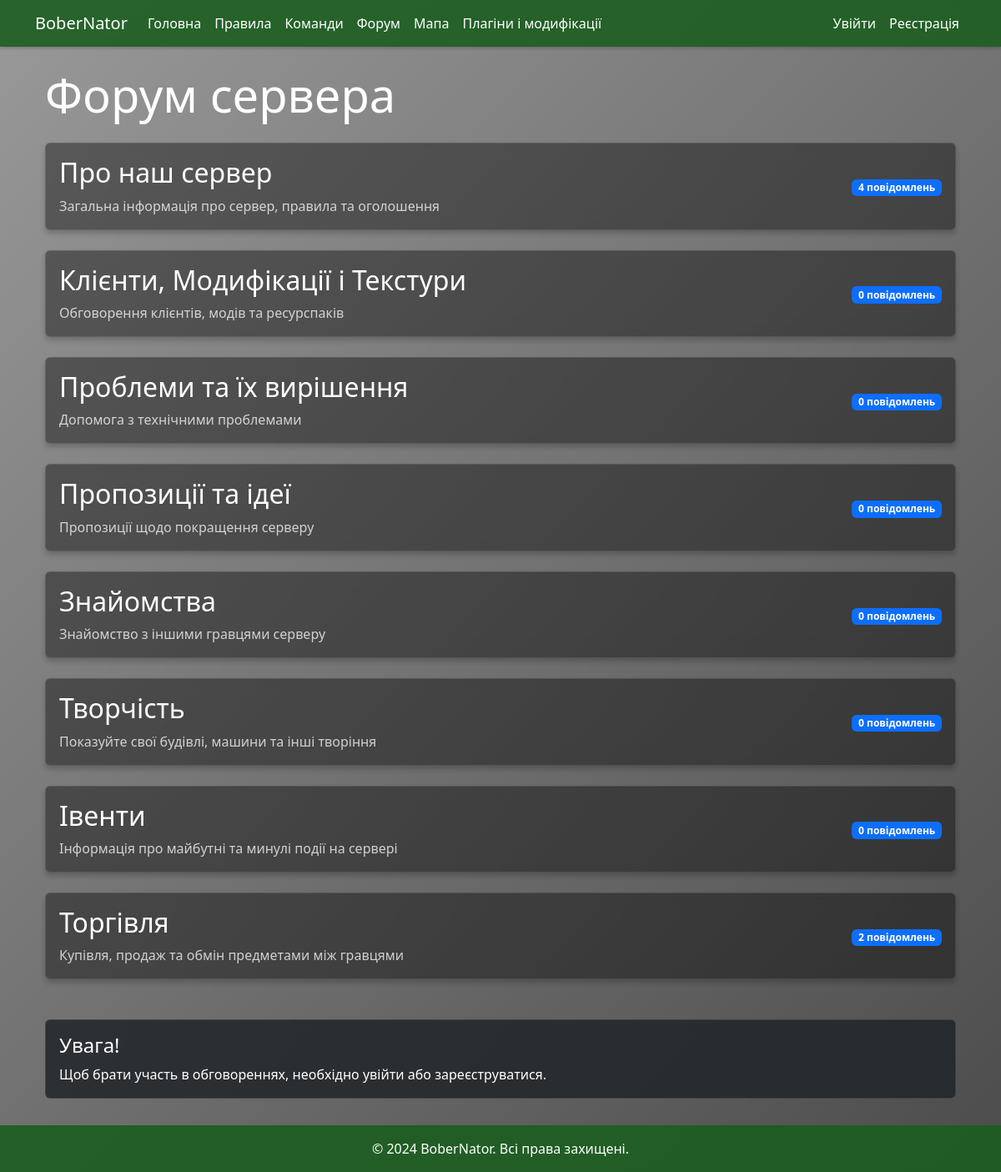
Page /forum on the committed database.
### app.py (models this page shows)
class ForumTopic(db.Model):
    id = db.Column(db.Integer, primary_key=True)
    title = db.Column(db.String(200), nullable=False)
    description = db.Column(db.Text, nullable=False)
    messages = db.relationship('ForumMessage', backref='topic', lazy=True)

### app.py (the view)
@app.route('/forum')
def forum():
    topics = ForumTopic.query.all()
    return render_template('forum.html', topics=topics)

### app.py (called while the page is built)
@app.before_request
def before_request():
    logger.info(f'Отримано запит: {request.method} {request.path}')

@app.after_request
def after_request(response):
    logger.info(f'Відповідь: {response.status}')
    return response

### templates/forum.html (shortened to what this page needs)
{% extends "base.html" %}
{% block content %}
<div class="container mt-4">
    <h1 class="display-4 mb-4 text-white">Форум сервера</h1>
    <div class="row">
        {% for topic in topics %}
        <div class="col-md-12 mb-4">
            <a href="{{ url_for('forum_topic', topic_id=topic.id) }}" class="topic-link">
                <div class="card bg-transparent topic-card">
                    <div class="card-body">
                        <div class="d-flex justify-content-between align-items-center">
                            <div>
                                <h2 class="card-title text-white">
                                    {{ topic.title }}
                                </h2>
                                <p class="card-text text-white opacity-75">{{ topic.description }}</p>
                            </div>
                            <div class="text-end">
                                <span class="badge bg-primary">
                                    {{ topic.messages|length }} повідомлень
                                </span>
                            </div>
                        </div>
                    </div>
                </div>
            </a>
        </div>
        {% endfor %}
    </div>
    {% if not current_user.is_authenticated %}
    <div class="alert alert-info mt-4">
        <h4 class="alert-heading">Увага!</h4>
        <p class="mb-0">Щоб брати участь в обговореннях, необхідно <a href="{{ url_for('login') }}">увійти</a> або <a href="{{ url_for('register') }}">зареєструватися</a>.</p>
    </div>
    {% endif %}
</div>
{% endblock %}

### templates/base.html (shortened to what this page needs)
<!DOCTYPE html>
<html lang="uk">
<head>
    <link href="https://cdn.jsdelivr.net/npm/bootstrap@5.3.2/dist/css/bootstrap.min.css" rel="stylesheet">
    <link rel="stylesheet" href="https://cdnjs.cloudflare.com/ajax/libs/animate.css/4.1.1/animate.min.css">
    <link rel="stylesheet" href="https://cdnjs.cloudflare.com/ajax/libs/font-awesome/6.5.1/css/all.min.css">
</head>
<body>
    <nav class="navbar navbar-expand-lg navbar-dark mb-4">
        <div class="container">
            <a class="navbar-brand" href="/">BoberNator</a>
            <div class="collapse navbar-collapse" id="navbarNav">
                <ul class="navbar-nav me-auto">
                    <li class="nav-item">
                        <a class="nav-link" href="/">Головна</a>
                    </li>
                    <li class="nav-item">
                        <a class="nav-link" href="/rules">Правила</a>
                    </li>
                    <li class="nav-item">
                        <a class="nav-link" href="/commands">Команди</a>
                    </li>
                    <li class="nav-item">
                        <a class="nav-link" href="/forum">Форум</a>
                    </li>
                    <li class="nav-item">
                        <a class="nav-link" href="http://77.120.95.9:8123" target="_blank">Мапа</a>
                    </li>
                    <li class="nav-item">
                        <a class="nav-link" href="{{ url_for('plugins') }}">Плагіни і модифікації</a>
                    </li>
                </ul>
                <ul class="navbar-nav">
                    {% if current_user.is_authenticated %}
                    <li class="nav-item dropdown">
                        <a class="nav-link dropdown-toggle" href="#" id="navbarDropdown" role="button" data-bs-toggle="dropdown">
                            {{ current_user.username }}
                        </a>
                        <ul class="dropdown-menu dropdown-menu-end">
                            <li><a class="dropdown-item" href="{{ url_for('profile', username=current_user.username) }}">Мій профіль</a></li>
                            <li><a class="dropdown-item" href="{{ url_for('edit_profile') }}">Редагувати профіль</a></li>
                            <li><hr class="dropdown-divider"></li>
                            <li><a class="dropdown-item" href="{{ url_for('logout') }}">Вийти</a></li>
                        </ul>
                    </li>
                    {% else %}
                    <li class="nav-item">
                        <a class="nav-link" href="{{ url_for('login') }}">Увійти</a>
                    </li>
                    <li class="nav-item">
                        <a class="nav-link" href="{{ url_for('register') }}">Реєстрація</a>
                    </li>
                    {% endif %}
                </ul>
            </div>
        </div>
    </nav>
    <div class="container mt-4">
        {% block content %}{% endblock %}
    </div>
    <footer class="footer">
        <div class="container text-center">
            <p class="mb-0">&copy; 2024 BoberNator. Всі права захищені.</p>
        </div>
    </footer>
</body>
</html>

### templates/base.html (style rules this page uses)
:root { --primary-color: #2e7d32; --secondary-color: #4caf50; --light-color: #e8f5e9; --dark-color: #1b5e20; --overlay-color: rgba(0, 0, 0, 0.4); --card-bg: rgba(33, 37, 41, 0.85); }
body { background: url('/static/images/background.png') no-repeat center center fixed; background-size: cover; color: #ffffff; position: relative; min-height: 100vh; }
body::before { content: ''; position: fixed; top: 0; left: 0; width: 100%; height: 100%; background: linear-gradient(135deg, var(--overlay-color), rgba(0, 0, 0, 0.7)); z-index: -1; }
.navbar { background: rgba(27, 94, 32, 0.9); box-shadow: 0 2px 4px rgba(0,0,0,0.2); backdrop-filter: blur(10px); z-index: 999; }
.navbar-brand, .nav-link { color: #ffffff !important; transition: all 0.3s ease; }
.card { background: var(--card-bg); border: 1px solid rgba(255, 255, 255, 0.1); box-shadow: 0 4px 6px rgba(0,0,0,0.2); transition: all 0.3s ease; animation: fadeIn 1s ease-out; backdrop-filter: blur(10px); color: #ffffff; }
.footer { background: rgba(27, 94, 32, 0.9); color: #ffffff; padding: 1rem 0; margin-top: 2rem; backdrop-filter: blur(10px); }
.alert { background: var(--card-bg); border: 1px solid rgba(255, 255, 255, 0.1); color: #ffffff; backdrop-filter: blur(10px); }
::placeholder { color: #aaaaaa !important; }
a { color: #ffffff; text-decoration: none; }
h1, h2, h3, h4, h5, h6 { color: #ffffff; }

### templates/forum.html (style rules this page uses)
.topic-card { transition: transform 0.2s ease, box-shadow 0.2s ease; background: rgba(0, 0, 0, 0.4) !important; border: 1px solid rgba(255, 255, 255, 0.1); }
.topic-link { text-decoration: none; }

### rows in the picture
ForumTopic: title "Про наш сервер", description "Загальна інформація про сервер, правила та оголошення", messages|length "4"
ForumTopic: title "Клієнти, Модифікації і Текстури", description "Обговорення клієнтів, модів та ресурспаків", messages|length "0"
ForumTopic: title "Проблеми та їх вирішення", description "Допомога з технічними проблемами", messages|length "0"
ForumTopic: title "Пропозиції та ідеї", description "Пропозиції щодо покращення серверу", messages|length "0"
ForumTopic: title "Знайомства", description "Знайомство з іншими гравцями серверу", messages|length "0"
ForumTopic: title "Творчість", description "Показуйте свої будівлі, машини та інші творіння", messages|length "0"
ForumTopic: title "Івенти", description "Інформація про майбутні та минулі події на сервері", messages|length "0"
ForumTopic: title "Торгівля", description "Купівля, продаж та обмін предметами між гравцями", messages|length "2"
